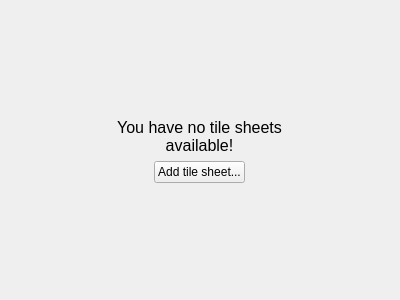
<?xml version="1.0" encoding="UTF-8"?>
<ui version="4.0">
 <class>TileSheetEmptyPageUI</class>
 <widget class="QWidget" name="TileSheetEmptyPageUI">
  <property name="geometry">
   <rect>
    <x>0</x>
    <y>0</y>
    <width>400</width>
    <height>300</height>
   </rect>
  </property>
  <property name="windowTitle">
   <string>Form</string>
  </property>
  <layout class="QGridLayout" name="gridLayout_2">
   <item row="2" column="0">
    <layout class="QVBoxLayout" name="labelVertLayout">
     <item>
      <layout class="QHBoxLayout" name="labelHoriLayout">
       <item>
        <widget class="QLabel" name="noSheetsLabel">
         <property name="font">
          <font>
           <family>Segoe UI</family>
           <pointsize>12</pointsize>
           <weight>50</weight>
           <italic>false</italic>
           <bold>false</bold>
           <underline>false</underline>
           <strikeout>false</strikeout>
           <kerning>true</kerning>
          </font>
         </property>
         <property name="text">
          <string>You have no tile sheets available!</string>
         </property>
         <property name="scaledContents">
          <bool>false</bool>
         </property>
         <property name="alignment">
          <set>Qt::AlignCenter</set>
         </property>
         <property name="wordWrap">
          <bool>true</bool>
         </property>
        </widget>
       </item>
      </layout>
     </item>
    </layout>
   </item>
   <item row="4" column="0">
    <layout class="QVBoxLayout" name="buttonVertLayout">
     <item>
      <layout class="QHBoxLayout" name="buttonHoriLayout">
       <item>
        <widget class="QPushButton" name="addSheetButton">
         <property name="sizePolicy">
          <sizepolicy hsizetype="Fixed" vsizetype="Fixed">
           <horstretch>0</horstretch>
           <verstretch>0</verstretch>
          </sizepolicy>
         </property>
         <property name="text">
          <string>Add tile sheet...</string>
         </property>
         <property name="icon">
          <iconset resource="../../tactile2.qrc">
           <normaloff>:/res/icons/icons8/color/64/image.png</normaloff>:/res/icons/icons8/color/64/image.png</iconset>
         </property>
        </widget>
       </item>
      </layout>
     </item>
    </layout>
   </item>
   <item row="1" column="0">
    <spacer name="upperVertSpacer">
     <property name="orientation">
      <enum>Qt::Vertical</enum>
     </property>
     <property name="sizeHint" stdset="0">
      <size>
       <width>20</width>
       <height>40</height>
      </size>
     </property>
    </spacer>
   </item>
   <item row="5" column="0">
    <spacer name="lowerVertSpacer">
     <property name="orientation">
      <enum>Qt::Vertical</enum>
     </property>
     <property name="sizeHint" stdset="0">
      <size>
       <width>20</width>
       <height>40</height>
      </size>
     </property>
    </spacer>
   </item>
  </layout>
 </widget>
 <resources>
  <include location="../../tactile2.qrc"/>
 </resources>
 <connections/>
</ui>
